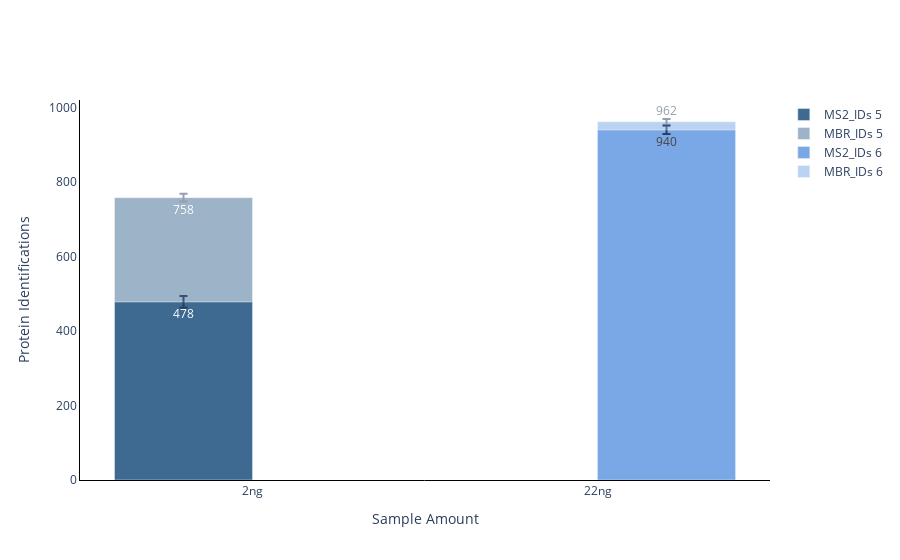

Notebook code cell kept with this figure:
### Code cell
#ID plot(protein and peptides)
plot_options={
            "mean label": "True",
            "error bar": "ci95", #None, stdev, or ci95
            "X Title": "Conditions",
            "Y Title": "Protein Identifications",
            "color": ["#3E6990", "#7aa8e6","#AABD8C", "#E9E3B4", "#C6878F", "#fac8d3","#F39B6D",  "pink",
                  "orange", "brown", "pink", "gray", "olive", "cyan", "black","red",
                  "yellow","green","blue","indigo","violet"],
            "width": 700,
            "height": 450,
            "font": dict(size=32, family="Arial black"),
            "ID mode": "grouped_stacked",#grouped, total, MS2, grouped_stacked, stacked
            "Group By X": "Sample Amount", #ID_Mode does MS2 vs MBR
            "Group By Color": "Isolation Window",#ID_Mode does MS2 vs MBR
            "Group By Stack": "ID_Mode",#ID_Mode does MS2 vs MBR
        }
plot_options["plot_type"] = "1" # 1 is protein, 2 is peptide
figure ,_ ,_ =plotter.ID_plots(data_obj, plot_options, saved_settings)
figure.write_image("asdf.png", scale=10, width = 1000, height=1000)
figure.show()

### Figure 1 — Plotly figure (JSON) as saved in the notebook; plotly's stock layout.template omitted (floating-point values rounded to 4 significant figures)
{"data": [{"error_y": {"array": [15.97], "type": "data", "visible": true}, "marker": {"color": "#3E6990"}, "name": "MS2_IDs 5", "offsetgroup": "0", "text": ["478"], "type": "bar", "x": ["2ng"], "y": [478.3]}, {"base": [478.3], "error_y": {"array": [10.34], "type": "data", "visible": true}, "marker": {"color": "#3E6990"}, "name": "MBR_IDs 5", "offsetgroup": "0", "opacity": 0.5, "text": ["758"], "type": "bar", "x": ["2ng"], "y": [279.7]}, {"error_y": {"array": [10.83], "type": "data", "visible": true}, "marker": {"color": "#7aa8e6"}, "name": "MS2_IDs 6", "offsetgroup": "1", "text": ["940"], "type": "bar", "x": ["22ng"], "y": [940]}, {"base": [940], "error_y": {"array": [7.589], "type": "data", "visible": true}, "marker": {"color": "#7aa8e6"}, "name": "MBR_IDs 6", "offsetgroup": "1", "opacity": 0.5, "text": ["962"], "type": "bar", "x": ["22ng"], "y": [21.67]}], "layout": {"barmode": "group", "paper_bgcolor": "rgba(255, 255, 255, 255)", "plot_bgcolor": "rgba(255, 255, 255, 255)", "xaxis": {"categoryarray": ["2ng", "22ng"], "categoryorder": "array", "linecolor": "black", "linewidth": 1, "showline": true, "title": {"text": "Sample Amount"}}, "yaxis": {"linecolor": "black", "linewidth": 1, "showline": true, "title": {"text": "Protein Identifications"}}}}
